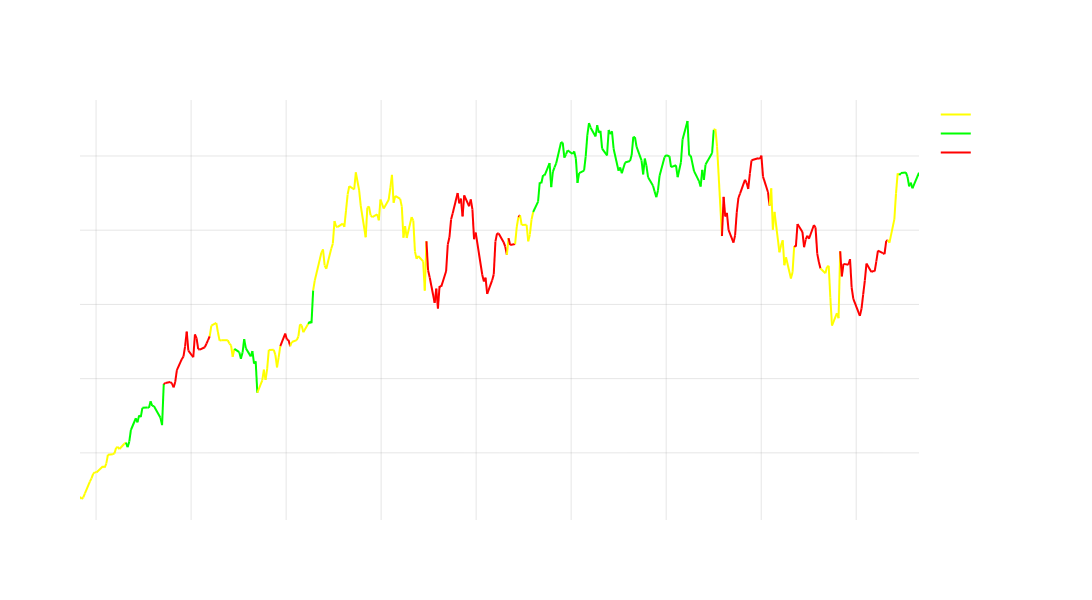

The notebook cell saved with this chart:
### Markdown cell above
##### What Does this Look Like?

Remember, we are trying to model returns conditional on a volatility state (purple return chart above) that we are saying satisfies local conditional dependence

Check out the following chart that is effectively doing this by segmenting by volatility regime - this chart was way to hard to make I hope you enjoy it lol

### Code cell
import numpy as np
import plotly.graph_objects as go

df['Date'] = pd.to_datetime(df['Date'])

df = df.sort_values('Date', ascending=True)

# Filter data for 2024-2025
df = df[(df['Date'] >= '2024-01-01') & (df['Date'] <= '2025-12-31')]


# --- Calculate rolling volatility ---
window = 20  # 20-day rolling window
df['Volatility'] = df['Returns'].rolling(window=window).std() * np.sqrt(252)  # Annualized

# Volatility thresholds
vol_33 = df['Volatility'].quantile(0.33)
vol_66 = df['Volatility'].quantile(0.66)

# Volatility regimes
df['Regime'] = 'Medium'
df.loc[df['Volatility'] <= vol_33, 'Regime'] = 'Low'
df.loc[df['Volatility'] >= vol_66, 'Regime'] = 'High'

# --- Create figure ---
fig = go.Figure()

# Regime colors
regime_colors = {
    'Low': 'rgb(0,255,0)',
    'Medium': 'rgb(255,255,0)',
    'High': 'rgb(255,0,0)'
}

# --- Build continuous segments ---
dates = df['Date'].values
prices = df['Close'].values
regimes = df['Regime'].values

for i in range(len(df) - 1):
    x = [dates[i], dates[i+1]]
    y = [prices[i], prices[i+1]]
    regime = regimes[i]

    fig.add_trace(
        go.Scatter(
            x=x,
            y=y,
            mode="lines",
            line=dict(color=regime_colors[regime], width=2),
            name=f"{regime} Volatility",
            showlegend=(i == 0 or regime not in regimes[:i])  # Show each legend item once
        )
    )

# --- Layout ---
fig.update_layout(
    title='NVDA Price Colored by Volatility Regimes',
    height=600,
    width=1100,
    showlegend=True,
    plot_bgcolor='rgba(0,0,0,0)',
    paper_bgcolor='rgba(0,0,0,0)',
    font=dict(color='white'),
    xaxis=dict(
        title='Date',
        showgrid=True,
        gridwidth=1,
        gridcolor='rgba(128,128,128,0.2)',
        zeroline=True,
        zerolinewidth=1,
        zerolinecolor='rgba(128,128,128,0.5)'
    ),
    yaxis=dict(
        title='Price',
        showgrid=True,
        gridwidth=1,
        gridcolor='rgba(128,128,128,0.2)',
        zeroline=True,
        zerolinewidth=1,
        zerolinecolor='rgba(128,128,128,0.5)'
    )
)

fig.show()
